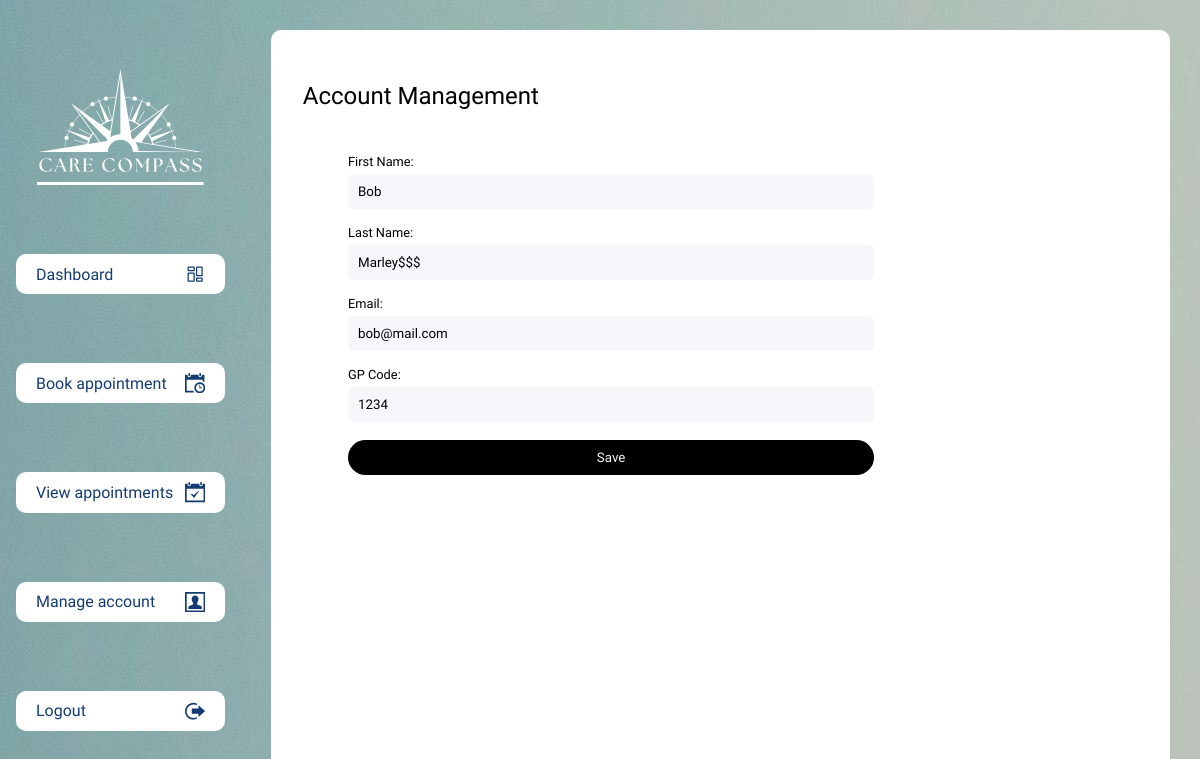
The app's page /manage/ (signed in) with its own data.
### accounts/models.py (models this page shows, shortened)
class User(AbstractBaseUser, PermissionsMixin):
    first_name = models.CharField(max_length=30)
    last_name = models.CharField(max_length=30)
    email = models.EmailField(unique=True)
    gp_code = models.CharField(max_length=30, blank=True, null=True)
    created_at = models.DateTimeField(auto_now_add=True)
    updated_at = models.DateTimeField(auto_now=True)
    is_admin = models.BooleanField(default=False)
    is_staff = models.BooleanField(default=False)
    USERNAME_FIELD = 'email'
    REQUIRED_FIELDS = ['first_name', 'last_name']
    objects = UserManager()

### accounts/views.py (the view)
# urls.py: path('manage/', views.account_management_view, name='account_management'),
@login_required
def account_management_view(request):
    if request.method == 'POST':
        form = PatientUpdateForm(request.POST, instance=request.user)
        if form.is_valid():
            form.save()
            return redirect('accounts:account_management')
    else:
        form = PatientUpdateForm(instance=request.user)
    return render(request, 'accounts/account_management.html', {'form': form})

### accounts/forms.py
class PatientUpdateForm(forms.ModelForm):
    class Meta:
        model = User
        fields = ['first_name', 'last_name', 'email', 'gp_code']

### templates/accounts/account_management.html (shortened to what this page needs)
{% extends "base.html" %} {% block content %}
<h2>Account Management</h2>
<div>
  <div class="form-tile">
    <form id="update-user-form" method="post">
      <div class="form-fields-wrapper">
        <div class="form-group">
          <label for="{{ form.first_name.id_for_label }}" class="form-label"
            >First Name:</label
          >
          <div class="form-input">
            <input
              type="text"
              name="{{ form.first_name.html_name }}"
              id="{{ form.first_name.id_for_label }}"
              value="{{ form.first_name.value|default_if_none:'' }}"
              placeholder="John"
            />
          </div>
        </div>
        <div class="form-group">
          <label for="{{ form.last_name.id_for_label }}" class="form-label"
            >Last Name:</label
          >
          <div class="form-input">
            <input
              type="text"
              name="{{ form.last_name.html_name }}"
              id="{{ form.last_name.id_for_label }}"
              value="{{ form.last_name.value|default_if_none:'' }}"
              placeholder="Doe"
            />
          </div>
        </div>
        <div class="form-group">
          <label for="{{ form.email.id_for_label }}" class="form-label"
            >Email:</label
          >
          <div class="form-input">
            <input
              type="email"
              name="{{ form.email.html_name }}"
              id="{{ form.email.id_for_label }}"
              value="{{ form.email.value|default_if_none:'' }}"
              placeholder="john.doe@example.com"
            />
          </div>
        </div>
        <div class="form-group">
          <label for="{{ form.gp_code.id_for_label }}" class="form-label"
            >GP Code:</label
          >
          <div class="form-input">
            <input
              type="text"
              name="{{ form.gp_code.html_name }}"
              id="{{ form.gp_code.id_for_label }}"
              value="{{ form.gp_code.value|default_if_none:'' }}"
              placeholder="Enter your GP code"
            />
          </div>
        </div>
        <div class="submit-btn-wrapper">
          <button type="submit" class="btn-secondary submit-btn">Save</button>
        </div>
      </div>
    </form>
  </div>
</div>
{% endblock %}

### static/css/layout.css (style rules this page uses)
body { font-family: "Segoe UI", Tahoma, Geneva, Verdana, sans-serif; font-size: 16px; font-style: normal; font-weight: 400; display: flex; flex-direction: row; width: 100vw; height: 100vh; margin: 0; padding: 0; background-image: url("../assets/images/background-pattern-1.jpg"); }

### static/css/buttons.css (style rules this page uses)
button { border-radius: 30px; background: #143c72; display: flex; justify-content: center; align-items: center; color: #f5f7fa; border: none; padding: 0.75em; margin: 0.75em 0; }
.btn-secondary { background: #000000; }
.submit-btn { width: 100%; }

### static/css/forms.css (style rules this page uses)
form { width: 100%; }
.form-tile { width: 70%; background-color: #ffffff; border-radius: 15px; display: flex; flex-direction: column; align-items: center; justify-content: space-evenly; padding: 1em; }
.form-fields-wrapper { display: flex; flex-direction: column; align-items: center; justify-content: space-evenly; width: 100%; }
.form-group { width: 90%; margin: 0.5em 0; }
.form-label { display: block; margin-bottom: 5px; font-size: 0.8em; }
.form-input input { width: calc(100% - 20px); padding: 10px; border-radius: 6px; background-color: #f5f7fa; display: flex; align-items: center; border: none; }
.form-input input::placeholder { font-size: 10px; }
.submit-btn-wrapper { display: flex; justify-content: center; align-items: center; width: 90%; }

### records on screen
User: first_name "Bob", last_name "Marley$$$", email "bob@mail.com", gp_code "1234"
